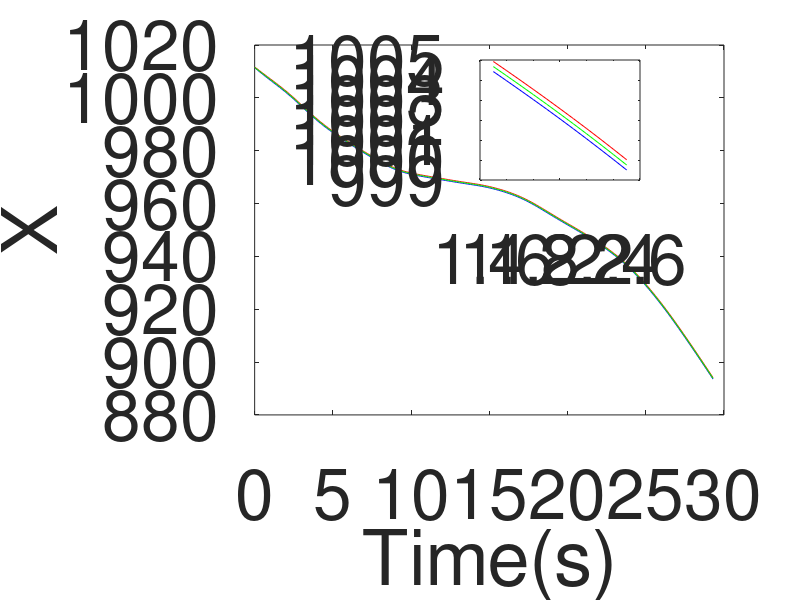

The MATLAB source for this figure: (Note: this script raises an error after producing the figure.)
data = load('s3_pm.mat');
t_arr = data.t_arr;
infimum_arr = data.sm_infimum_arr;
supremum_arr = data.sm_supremum_arr;
z_arr = data.z_arr;
fontSize = 50;
titles = ["X", "Y", "Velocity_x","Velocity_y","Acceleration_x",...
    "Acceleration_y"];
fig_index = 1;
set(0,'defaultAxesFontSize',fontSize);
for i=1:6
    f = figure(fig_index);
    fig_index = fig_index+ 1;
    plot(t_arr, infimum_arr(i,:), 'b');
    hold on;
    plot(t_arr, supremum_arr(i,:), 'r'  );
    hold on;
    if(i<5)
        plot(t_arr, z_arr(i,:), 'g');
    end
    xlabel('Time(s)');
    ylabel(titles(i));
%     if i== 1
%         legend('Lower Bound', 'Upper Bound','True Value', 'Location', 'NorthOutside', 'Orientation', 'horizontal');
%     end
    if(i == 1)
        axes('Position', [.6 .7 .2 .2])
        box on;
        
        plot(t_arr(16:26), infimum_arr(i,16:26),'b');
        hold on;
        plot(t_arr(16:26), supremum_arr(i,16:26),'r');
        hold on;
        plot(t_arr(16:26), z_arr(i,16:26),'g'); 
    end
    set(gcf, 'Position', get(0, 'Screensize'));
    %title( ax, titles(i));
    saveas(f,'s3pmSM'+titles(i)+'.eps', 'epsc');
end
